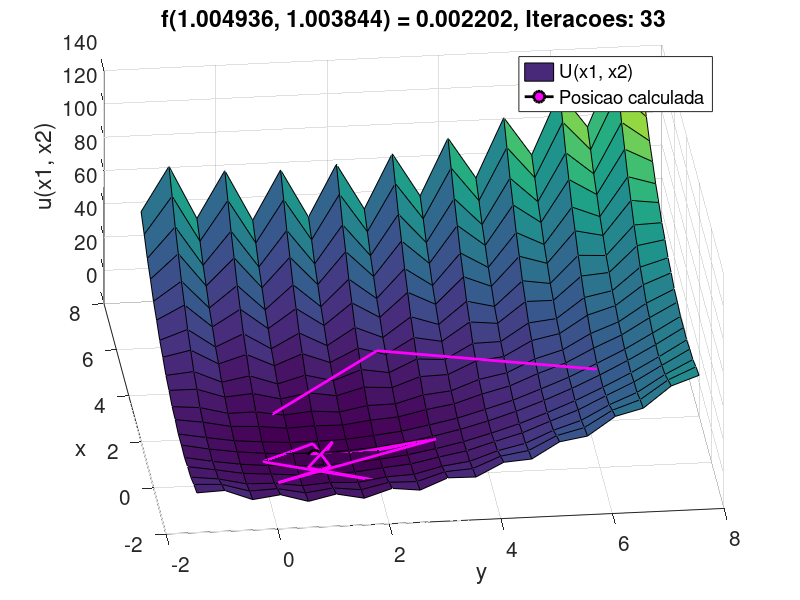
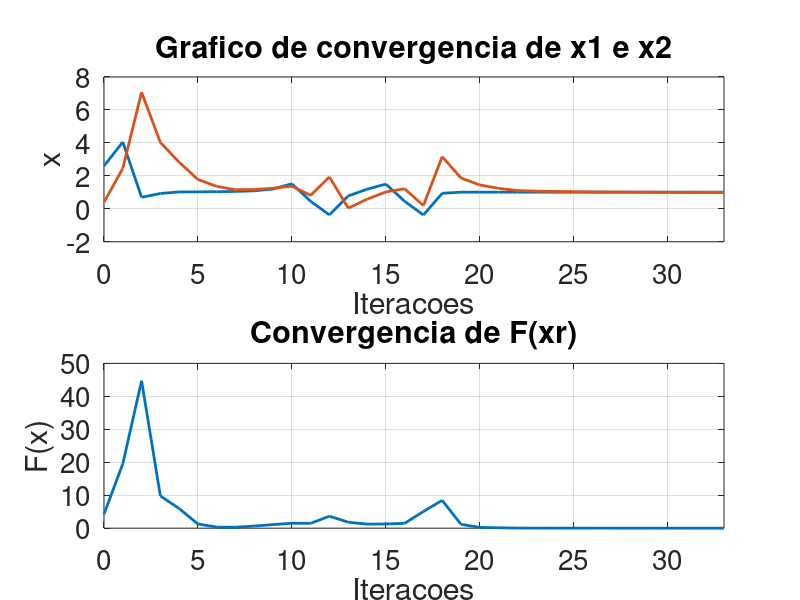

Write the MATLAB code that produced these figures, in order.
% Daniel Vitor
% exercicio 08
function lista04()
  clc;
  format long;
 
  x0 = [3; 0];
  maxIterations = 1000;
  tolerance = 1e-3;
  flag = 1;
  pontoOtimo = [1; 1];

  [xr1, xTodasIteracoes, fxTodasIteracoes, i] = otimizacao(x0, tolerance, maxIterations, pontoOtimo, flag);
  
  printf("O resultado de F(%.6f, %.6f) = %.6f, e foram necessarias %d iteracoes\n", xr1(1), xr1(2), funcao(xr1), i-1);
  
  % -------------------------------------------------------------------------- %

  qtdIteracoes = i-1;
  maiorValor = max(max(xTodasIteracoes));
  menorValor = min(min(xTodasIteracoes));
  intervalo = (menorValor - 1):0.5:(maiorValor + 1);
 
  Z = calculaGrafico3D(intervalo, intervalo);
  
  plotaGrafico(Z, xTodasIteracoes, fxTodasIteracoes ,intervalo, qtdIteracoes);
 
  plotarConvergencia(xTodasIteracoes, fxTodasIteracoes, i-1);
endfunction

function [x0, xTodasIteracoes, fxTodasIteracoes, i] = otimizacao(x0, tolerance, maxIterations, pontoOtimo, flag)
  xTodasIteracoes = zeros(maxIterations, 2); 
  fxTodasIteracoes = zeros(maxIterations, 1);
  
   if flag == 1
     alpha = 0.1;
   else
     alpha = 0.12;
   endif
   
  xTodasIteracoes(1, :) = x0;
  fxTodasIteracoes(1, :) = funcao(x0);
  
  for i = 1:maxIterations
    if flag == 1
     x1 = x0 - alpha*gradiente(x0);
    else
     x1 = x0 - alpha*(hessian_levy13(x0)\gradiente(x0));
    endif
    
    if max(abs(x1 - x0)) < tolerance
      break;
    endif
    
    x0 = x1;
    
    xTodasIteracoes(i, :) = x0;
    fxTodasIteracoes(i, :) = funcao(x0); 
  endfor
  
  distancia_euclidiana = calcula_funcao_euclidiana(x0, pontoOtimo)
  
  xTodasIteracoes = xTodasIteracoes(1:i, :);
  fxTodasIteracoes = fxTodasIteracoes(1:i, :);
endfunction

function d = calcula_funcao_euclidiana(x0, pontoOtimo)
  x1 = x0(1);
  x2 = x0(2);
  y1 = pontoOtimo(1);
  y2 = pontoOtimo(2);
  
  d = sqrt((x1 - y1)^2 + (x2 - y2)^2);
endfunction

function y = funcao(x)
   x1 = x(1);
   x2 = x(2);
   
   y = sin(3*pi*x(1))^2 + (x(1) - 1)^2 * (1 + sin(3*pi*x(2))^2) + (x(2) - 1)^2 * (1 + sin(2*pi*x(2))^2);
endfunction

function g = gradiente(x)
   x1 = x(1);
   x2 = x(2);
    
   g = zeros(2, 1);
   g(1) = 2*sin(3*pi*x(1))*3*pi*(x(1) - 1) + 2*(x(1) - 1);
   g(2) = 2*sin(3*pi*x(2))*3*pi*(x(1) - 1) + 2*(x(2) - 1)*(1 + sin(2*pi*x(2))^2) + 2*(x(2) - 1);
endfunction
 
function h = hessiana(x)
   x1 = x(1);
   x2 = x(2);
   
   h = zeros(2, 2);
   h(1, 1) = 18*pi^2*sin(3*pi*x(1))^2 + 2*(1 + sin(3*pi*x(2))^2);
   h(1, 2) = 6*pi*sin(3*pi*x(2))*sin(3*pi*x(1));
   h(2, 1) = 6*pi*sin(3*pi*x(2))*sin(3*pi*x(1));
   h(2, 2) = 4*(x(2) - 1)*sin(2*pi*x(2))^2 + 2*(1 + sin(2*pi*x(2))^2);
endfunction

function plotarConvergencia(xTodasIteracoes, fxTodasIteracoes, i)
  figure(2);
  clf;
  
  subplot(2, 1, 1);
  p3 = plot(0:(i-1), xTodasIteracoes(1:i, :), 'linewidth', 2);
  xlim([0, i-1]);
  set(gca, 'fontsize', 20);
  grid('on');
  title('Grafico de convergencia de x1 e x2');
  xlabel('Iteracoes');
  ylabel('x');
  
  # -------------------------------------------------------------------------- #

  subplot(2, 1, 2);
  p4 = plot(0:(i-1), fxTodasIteracoes(1:i, :), 'linewidth', 2);
  xlim([0, i-1]);
  set(gca, 'fontsize', 20);
  grid('on');
  title("Convergencia de F(xr)");
  xlabel("Iteracoes");
  ylabel("F(x)");
endfunction

function plotaGrafico(Z, X, Y ,intervalo, qtdIteracoes)
  figure(1);
  clf;
  
   for i = 1:qtdIteracoes-1
    pause(0);
    s1 = surf(intervalo, intervalo, Z(:, :, 1));
    view([-10 -90 90]);
    hold on
    plot3(X(1:i, 2), X(1:i, 1), Y(1:i, 1), 'color', 'm', 'linewidth', 2);
    p1 = plot3(X(i, 2), X(i, 1), Y(i, 1), 'Marker', 'o', 'MarkerFaceColor', 'm', 'color', 'k', 'linewidth', 2, 'MarkerSize', 10);
    set(gca, 'fontsize', 15);
    hold off
    title(sprintf('f(%.6f, %.6f) = %.6f, Iteracoes: %i', X(i, 1), X(i, 2), Y(i, 1), i));
    xlabel('y');
    ylabel('x');
    zlabel('u(x1, x2)');
    legend([s1, p1], {'U(x1, x2)', 'Posicao calculada'}, 'location', 'northeast');
  endfor
  
end

function Z = calculaGrafico3D(intervaloX, intervaloY)
  numX = numel(intervaloX);
  numY = numel(intervaloY);
  
  Z = zeros(numX, numY, 1);
  
  for i = 1:numX
    for j = 1:numY
      Z(i, j, 1) = funcao([intervaloX(i); intervaloY(j)]);
    endfor
   endfor
end
  
